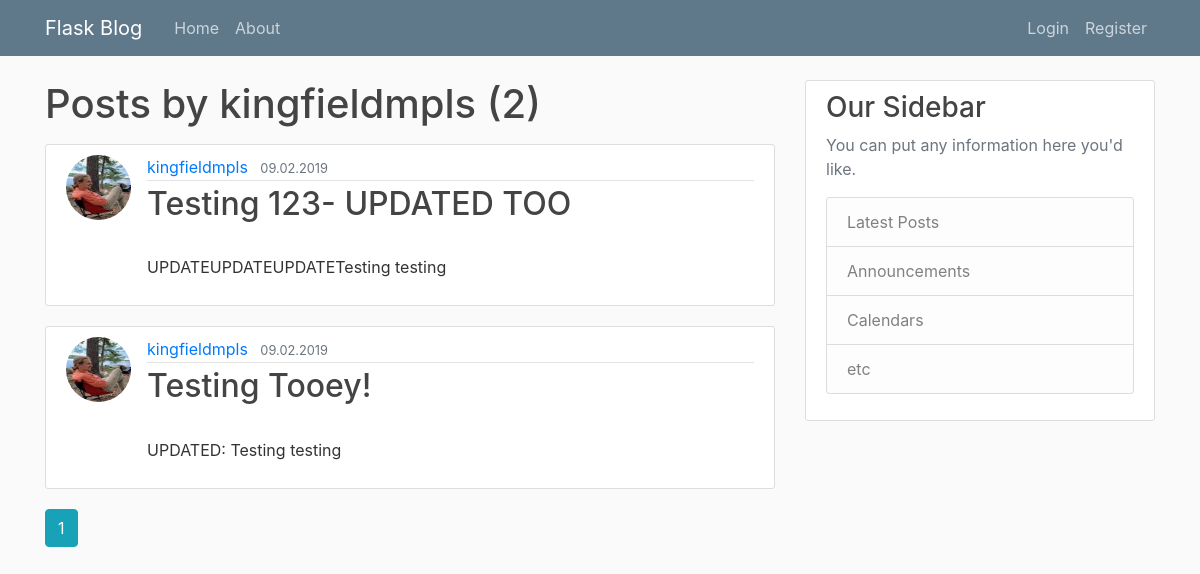
The page /user/kingfieldmpls on the database as committed earlier.
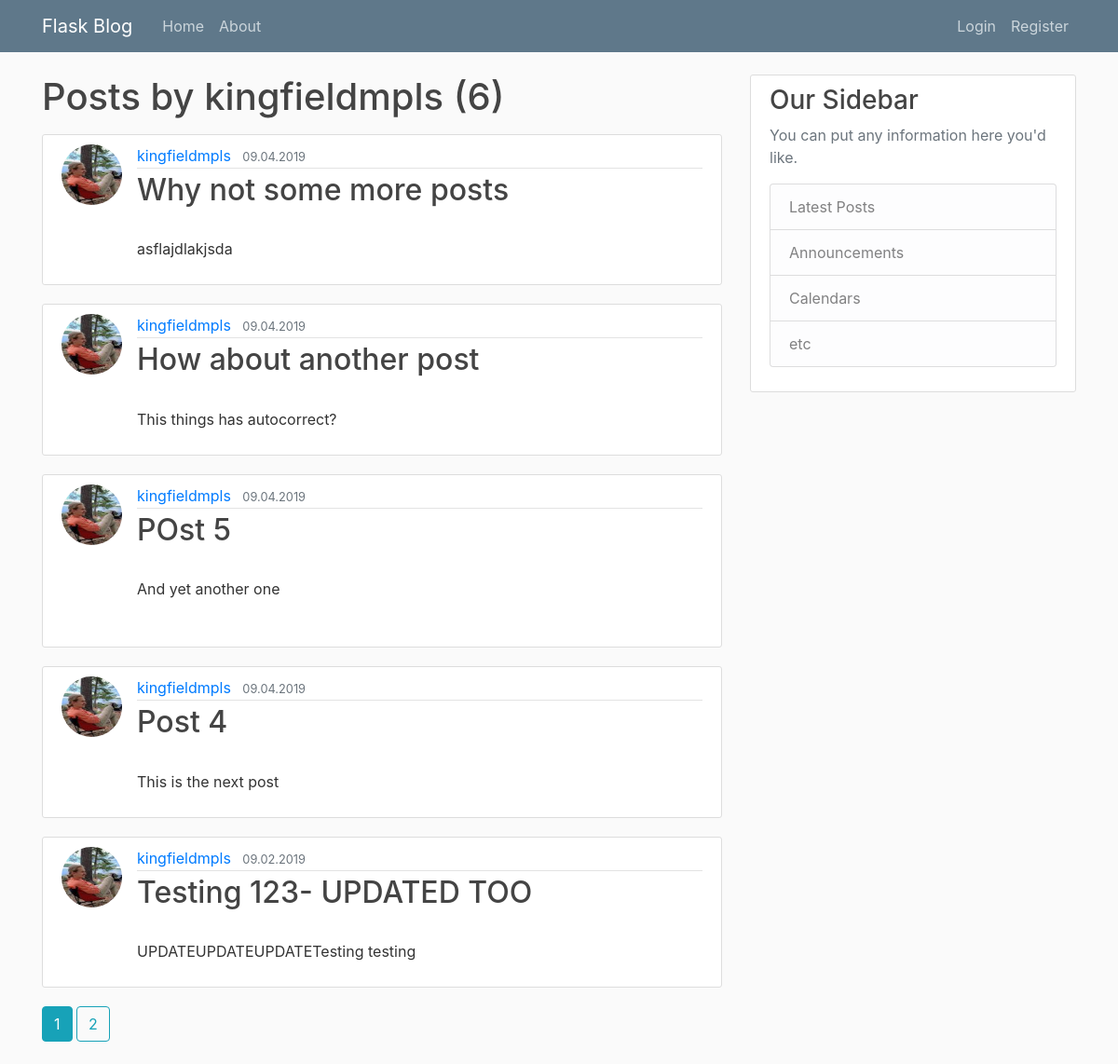
The same page on the database as committed later.
### flaskblog/models.py (models this page shows, shortened)
class User(db.Model, UserMixin):
    id = db.Column(db.Integer, primary_key=True)
    username = db.Column(db.String(20), unique=True, nullable=False)
    email = db.Column(db.String(120), unique=True, nullable=False)
    image_file = db.Column(db.String(20), nullable=False, default="default.jpg")
    password = db.Column(db.String(60), nullable=False)
    posts = db.relationship("Post", backref="author", lazy=True)

class Post(db.Model):
    id = db.Column(db.Integer, primary_key=True)
    title = db.Column(db.String(100), nullable=False)
    date_posted = db.Column(db.DateTime, nullable=False, default=datetime.utcnow)
    content = db.Column(db.Text, nullable=False)
    user_id = db.Column(db.Integer, db.ForeignKey("user.id"), nullable=False)

### flaskblog/users/routes.py (the view)
@users.route("/user/<string:username>")
def user_posts(username):
    page = request.args.get("page", 1, type=int)
    user = User.query.filter_by(username=username).first_or_404()
    posts = (
        Post.query.filter_by(author=user)
        .order_by(Post.date_posted.desc())
        .paginate(page=page, per_page=5)
    )
    return render_template("user_posts.html", posts=posts, user=user)

### flaskblog/templates/user_posts.html (shortened to what this page needs)
{% extends "layout.html" %}
{% block content %}
<h1 class="mb-3">Posts by {{ user.username }} ({{ posts.total }})</h1>
{% for post in posts.items %}
<article class="media content-section">
    <img class="rounded-circle article-img"
        src="{{ url_for('static', filename='profile_pics/' + post.author.image_file) }}">
    <div class="media-body">
        <div class="article-metadata">
            <a class="mr-2" href="{{ url_for('users.user_posts', username=post.author.username) }}">
                {{  post.author.username }}
            </a>
            <small class="text-muted">
                {{ post.date_posted.strftime("%m.%d.%Y") }}
            </small>
        </div>
        <h2>
            <a class="article-title" href="{{ url_for('posts.post', post_id=post.id) }}">
                {{ post.title }}
            </a>
        </h2>
        <p class="article-content">
            {{ post.content }}
        </p>
    </div>
</article>
{% endfor %}
{% for page_num in posts.iter_pages() %}
{% if page_num %}
{% if posts.page == page_num %}
<a class="btn btn-info mb-4"
    href="{{ url_for('users.user_posts', username=user.username, page=page_num)  }}">{{ page_num }}</a>
{% else %}
<a class="btn btn-outline-info mb-4"
    href="{{ url_for('users.user_posts', username=user.username, page=page_num)  }}">{{ page_num }}</a>
{% endif %}
{% endif %}
{% endfor %}
{% endblock content %}

### flaskblog/templates/layout.html (shortened to what this page needs)
<!DOCTYPE html>
<html lang="en">
<head>
    <link rel="stylesheet" href="https://stackpath.bootstrapcdn.com/bootstrap/4.3.1/css/bootstrap.min.css"
>
    <link rel="stylesheet" type="text/css" href="{{ url_for('static', filename='main.css') }}">
</head>
<body>
    <header class="site-header">
        <nav class="navbar navbar-expand-md navbar-dark bg-steel fixed-top">
            <div class="container">
                <a class="navbar-brand mr-4" href="/">Flask Blog</a>
                <div class="collapse navbar-collapse" id="navbarToggle">
                    <div class="navbar-nav mr-auto">
                        <a class="nav-item nav-link" href="{{ url_for('main.home') }}">Home</a>
                        <a class="nav-item nav-link" href="{{ url_for('main.about') }}">About</a>
                    </div>
                    <div class="navbar-nav">
                        {% if current_user.is_authenticated %}
                        <a class="nav-item nav-link" href="{{ url_for('posts.new_post') }}">New Post</a>
                        <a class="nav-item nav-link" href="{{ url_for('users.account') }}">Account</a>
                        <a class="nav-item nav-link" href="{{ url_for('users.logout') }}">Log out</a>
                        {% else %}
                        <a class="nav-item nav-link" href="{{ url_for('users.login') }}">Login</a>
                        <a class="nav-item nav-link" href="{{ url_for('users.register') }}">Register</a>
                        {% endif %}
                    </div>
                </div>
            </div>
        </nav>
    </header>
    <main role="main" class="container">
        <div class="row">
            <div class="col-md-8">
                {% block content %}{% endblock %}
            </div>
            <div class="col-md-4">
                <div class="content-section">
                    <h3>Our Sidebar</h3>
                    <p class='text-muted'>You can put any information here you'd like.
                        <ul class="list-group">
                            <li class="list-group-item list-group-item-light">Latest Posts</li>
                            <li class="list-group-item list-group-item-light">Announcements</li>
                            <li class="list-group-item list-group-item-light">Calendars</li>
                            <li class="list-group-item list-group-item-light">etc</li>
                        </ul>
                    </p>
                </div>
            </div>
        </div>
    </main>
</body>
</html>

### flaskblog/static/main.css (style rules this page uses)
body { background: #fafafa; color: #333333; margin-top: 5rem; }
h1, h2, h3, h4, h5, h6 { color: #444444; }
.bg-steel { background-color: #5f788a; }
.site-header .navbar-nav .nav-link { color: #cbd5db; }
.content-section { background: #ffffff; padding: 10px 20px; border: 1px solid #dddddd; border-radius: 3px; margin-bottom: 20px; }
.article-title { color: #444444; }
.article-content { white-space: pre-line; }
.article-img { height: 65px; width: 65px; margin-right: 16px; }
.article-metadata { padding-bottom: 1px; margin-bottom: 4px; border-bottom: 1px solid #e3e3e3 }

Rows that differ between the two databases and show on the page:
no longer on this page (row unchanged): Post: image_file (picture), author.username "kingfieldmpls", date_posted "09.02.2019", title "Testing Tooey!", content "UPDATED: Testing testing"
added Post: image_file (picture), author.username "kingfieldmpls", date_posted "09.04.2019", title "Why not some more posts", content "asflajdlakjsda"
added Post: image_file (picture), author.username "kingfieldmpls", date_posted "09.04.2019", title "How about another post", content "This things has autocorrect?"
added Post: image_file (picture), author.username "kingfieldmpls", date_posted "09.04.2019", title "POst 5", content "And yet another one"
added Post: image_file (picture), author.username "kingfieldmpls", date_posted "09.04.2019", title "Post 4", content "This is the next post"
Other text that changed with them:
{{ posts.total }}: "2" → "6"
new list line: "2"
